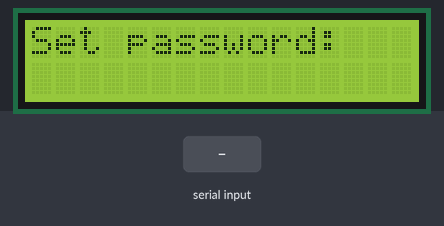
The sketch below on a simulated Arduino Uno, built with avr-gcc and run on an emulated ATmega328P. On the bench: 16×2 character LCD. The inputs (shaded band) are chosen by the test bench. What the sketch prints to the serial monitor is not drawn.

Above: at 1.2 s.
1.3 s: "p" received over Serial
4.3 s: "s" received over Serial
At 5.1 s:
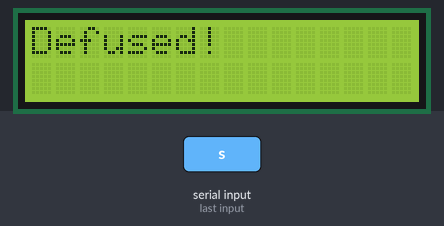
At 6.9 s:
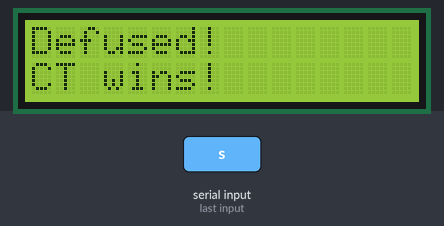
Timing chart, 0 to 8.4 s (numbered marks = the images above; inputs shaded):
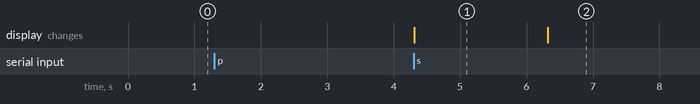

Measured:
- after the input at 1.3 s, every drawn part: stays the same
- after the input at 4.3 s, the display: changes at once (image 1)
- what the display in image 1 shows lasts 2.0 s, from 4.3 s to 6.3 s

The sketch:

Nano_LCD.ino
```cpp
#include <LiquidCrystal_I2C.h>

unsigned long startTime;
unsigned long endTime;
unsigned long timeOut = 40000;
byte b = 0;

int index = 0;

LiquidCrystal_I2C lcd(0x27,16,2);

void setup() {
  // put your setup code here, to run once:
  Serial.begin(9600);
  lcd.init();
  lcd.backlight();
  lcd.clear();
  lcd.setCursor(0,0);
  lcd.print("Set password: ");
}

void loop() {
  // put your main code here, to run repeatedly:
  while(b == 0)
  {

    char b = Serial.read();
    if (b == 'p') break;
    else if (b >= '0' && b <= '9'){}
    else continue;
    Serial.println(b);
    lcd.setCursor(index, 1);
    lcd.print(b);
    index++;
    b = 0;
  }

  index = 0;
  delay(500);

  Serial.print('o');

  startTime = millis();
  endTime = startTime + timeOut;

  while (millis() < endTime){
    lcd.setCursor(0,0);
    lcd.print(endTime - millis());
    lcd.setCursor(0,index);
    b = Serial.read();
    if (b == 's' || b == 'c') break;
    else if (b == 'z')
    {
      lcd.clear();
    }
    lcd.print(b);
    index++;
  }

  lcd.clear();

  if (b == 's')
  {
    lcd.setCursor(0,0);
    lcd.print("Defused!");
    delay(2000);
    lcd.setCursor(0,1);
    lcd.print("CT wins!");
    Serial.print('o');
  }
  if (b == 'c')
  {
    lcd.setCursor(0,0);
    lcd.print("Bomb exploded!");
    delay(2000);
    lcd.setCursor(0,1);
    lcd.print("Terrorists win!");
    Serial.print('o');
  }

  delay(15000);
  lcd.clear();
}
```
